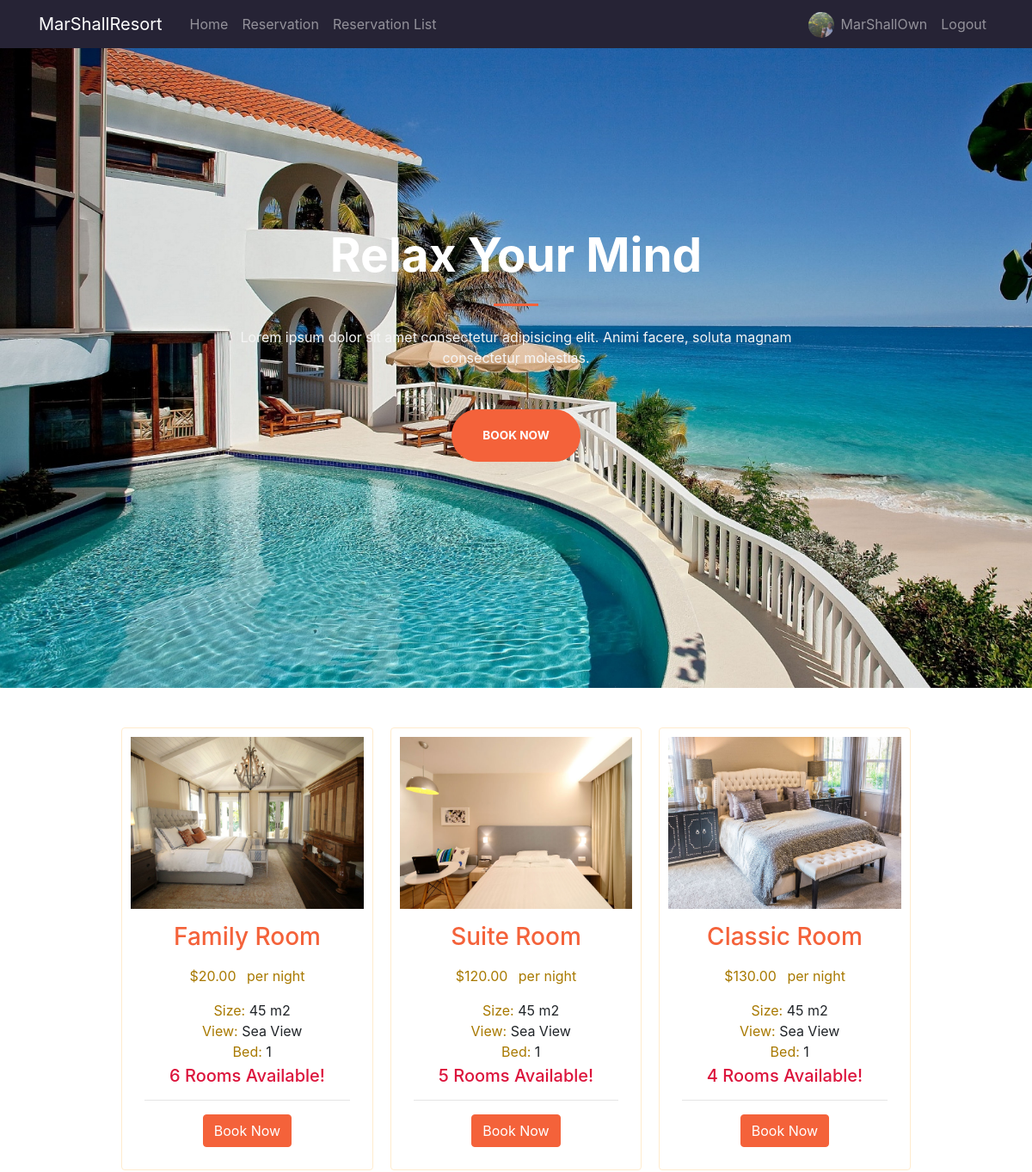
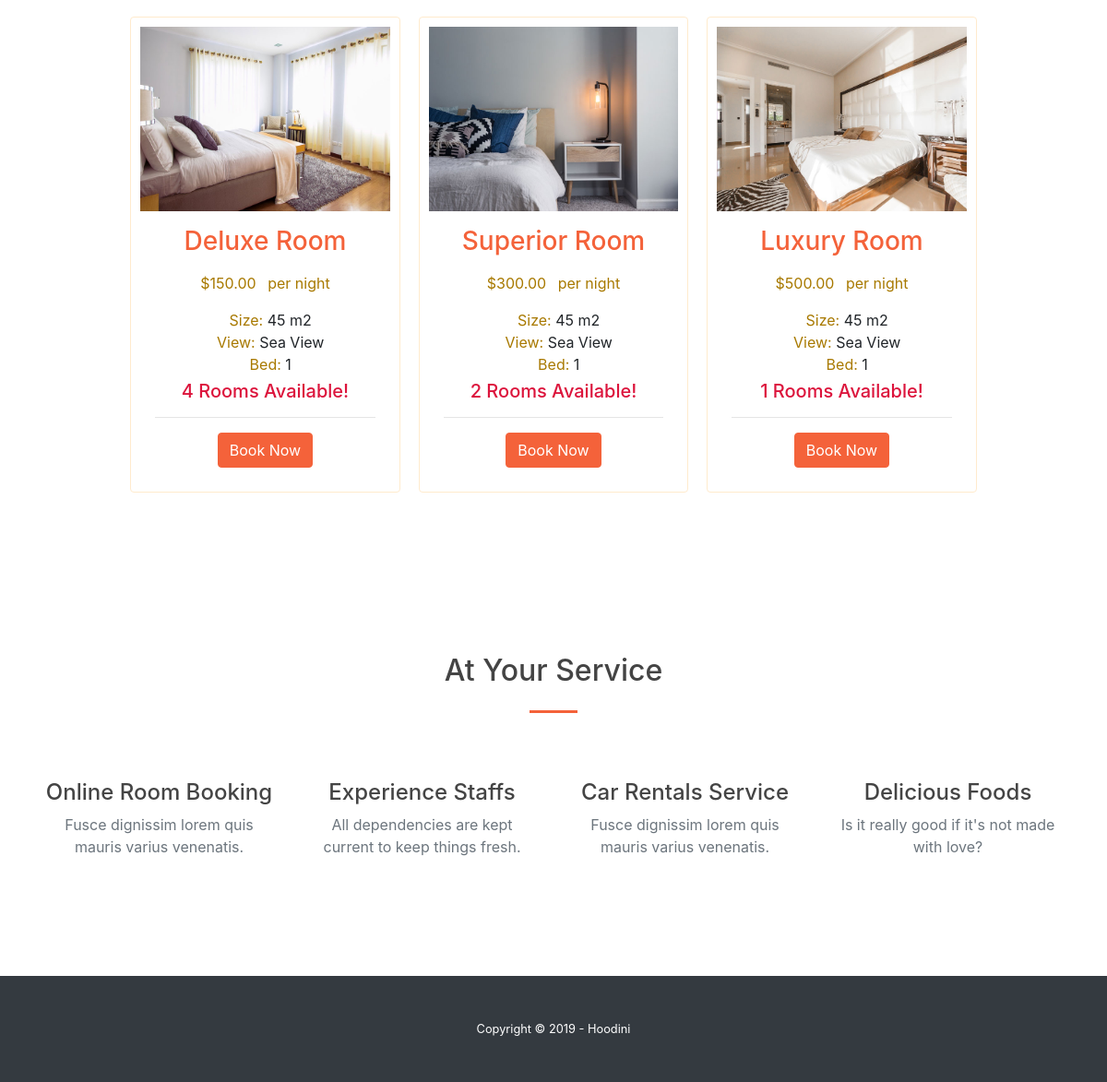
Screenshot of /home (signed in) with the database file from the repository (2 pictures, top to bottom).
### app/models.py (models this page shows, shortened)
class User(db.Model, UserMixin):
    id = db.Column(db.Integer,primary_key=True)
    username = db.Column(db.String(20), unique=True, nullable=False)
    email = db.Column(db.String(120), unique=True, nullable=False)
    image_file = db.Column(db.String(20), nullable=False, default='default.jpg')
    password = db.Column(db.String(60), nullable=False)
    role = db.Column(db.String(50))
    reservations = db.relationship('Reservation', backref='user',lazy=True)

class Room(db.Model):
    id = db.Column(db.Integer, primary_key=True)
    rname = db.Column(db.String(10), unique=True)
    number = db.Column(db.Integer, nullable = False)

### app/routes.py (the view)
@app.route("/")
@app.route("/home")
def home():
    rooms = Room.query.all()
    return render_template('home.html',rooms=rooms)

### app/models.py (called while the page is built)
@login_manager.user_loader
def load_user(user_id):
    return User.query.get(int(user_id))

### app/templates/home.html (shortened to what this page needs)
{%extends "layout.html" %}
{% block home %}
<head>
        <link type='text/css' href="{{url_for('static', filename='creative.css')}}" rel="stylesheet">
</head>
<header class='home'>
    <div class="container h-100">
      <div class="row h-100 align-items-center justify-content-center text-center">
        <div class="col-lg-10 align-self-end">
          <h1 style="font-size: 55px; color:white;" class=" text-grey font-weight-bold">Relax Your Mind</h1>
          <hr class="divider my-4">
        </div>
        <div class="col-lg-8 align-self-baseline">
          <p style="color: whitesmoke;" class="text-white-800 mb-5">Lorem ipsum dolor sit amet consectetur adipisicing elit. Animi facere, soluta magnam consectetur molestias.</p>
          <a class="btn btn-primary btn-xl js-scroll-trigger" href="{{ url_for('reservation') }}">BOOK NOW</a>
        </div>
      </div>
    </div>
  </header>
  <div style='margin: 3% 0%;'  class='row col-md-12 justify-content-center'>
      <div class="card col-md-3" style="height:100%;padding:10px;margin:10px;border: solid thin blanchedalmond">
          <img style="height: 200px; width: 100%;" class="img" src="{{ url_for('static', filename='home_img/room-2.jpg') }}">
          <div class="text p-3 text-center">
              <h3 style="color: #f4623a;" class="mb-3">Family Room</h3>
              <p><span class="price mr-2">$20.00</span> <span class="per">per night</span></p>
              <ul style="margin-right: 12%;margin-bottom: 2%; list-style-type: none;" class="list">
                  <li><span>Size:</span> 45 m2</li>
                  <li><span>View:</span> Sea View</li>
                  <li><span>Bed:</span> 1</li>
              </ul>
              <h5 style='color: #DC143C; text-transform: capitalize;'>{{rooms[1].number}} Rooms Available!</h5>
              <hr>
              {% if rooms[1].number != 0 %}
                <a href="{{ url_for('reservation', room='family') }}" class="btn btn-primary">Book Now</a>
              {% else %}
                <a class="btn btn-disabled">Not Available</a>
              {% endif %}
          </div>
    </div>
    <div class="card col-md-3" style="height:100%;padding:10px;margin:10px;border: solid thin blanchedalmond">
        <img style="height: 200px; width: 100%;" class="img" src="{{ url_for('static', filename='home_img/room-1.jpg') }}">
    <div class="text p-3 text-center">
        <h3 style="color: #f4623a;" class="mb-3">Suite Room</h3>
        <p><span class="price mr-2">$120.00</span> <span class="per">per night</span></p>
        <ul style="margin-right: 12%;margin-bottom: 2%; list-style-type: none;" class="list">
            <li><span>Size:</span> 45 m2</li>
            <li><span>View:</span> Sea View</li>
            <li><span>Bed:</span> 1</li>
        </ul>
        <h5 style='color: #DC143C; text-transform:capitalize;'>{{rooms[0].number}} Rooms Available!</h5>
        <hr>
        {% if rooms[0].number != 0 %}
          <a href="{{ url_for('reservation', room='suite') }}" class="btn btn-primary">Book Now</a>
        {% else %}
          <a class="btn btn-disabled">Not Available</a>
        {% endif %}
    </div>
  </div>
  <div class="card col-md-3" style="height:100%;padding:10px;margin:10px;border: solid thin blanchedalmond">
      <img style="height: 200px; width: 100%;" class="img" src="{{ url_for('static', filename='home_img/room-4.jpg') }}">
                  <div class="text p-3 text-center">
                      <h3 style="color: #f4623a;" class="mb-3">Classic Room</h3>
                      <p><span class="price mr-2">$130.00</span> <span class="per">per night</span></p>
                      <ul style="margin-right: 12%;margin-bottom: 2%; list-style-type: none;" class="list">
                          <li><span>Size:</span> 45 m2</li>
                          <li><span>View:</span> Sea View</li>
                          <li><span>Bed:</span> 1</li>
                      </ul>
                      <h5 style='color: #DC143C; text-transform: capitalize;'>{{rooms[3].number}} Rooms Available!</h5>
                      <hr>
                      {% if rooms[3].number != 0 %}
                        <a href="{{ url_for('reservation', room='classic') }}" class="btn btn-primary">Book Now</a>
                      {% else %}
                        <a class="btn btn-disabled">Not Available</a>
                      {% endif %}
                  </div>
  </div>
      <div class="card col-md-3" style="height:100%;padding:10px;margin:10px;border: solid thin blanchedalmond">
              <img style="height: 200px; width: 100%;" class="img" src="{{ url_for('static', filename='home_img/room-3.jpg') }}">
      <div class="text p-3 text-center">
          <h3 style="color: #f4623a;" class="mb-3">Deluxe Room</h3>
          <p><span class="price mr-2">$150.00</span> <span class="per">per night</span></p>
          <ul style="margin-right: 12%;margin-bottom: 2%; list-style-type: none;" class="list">
              <li><span>Size:</span> 45 m2</li>
              <li><span>View:</span> Sea View</li>
              <li><span>Bed:</span> 1</li>
          </ul>
          <h5 style='color: #DC143C; text-transform: capitalize;'>{{rooms[2].number}} Rooms Available!</h5>
          <hr>
          {% if rooms[2].number != 0 %}
            <a href="{{ url_for('reservation', room='deluxe') }}" class="btn btn-primary">Book Now</a>
          {% else %}
            <a class="btn btn-disabled">Not Available</a>
          {% endif %}
      </div>
</div>
<div class="card col-md-3" style="height:100%;padding:10px;margin:10px;border: solid thin blanchedalmond">
    <img style="height: 200px; width: 100%;" class="img" src="{{ url_for('static', filename='home_img/room-5.jpg') }}">
                <div class="text p-3 text-center">
                    <h3 style="color: #f4623a;" class="mb-3">Superior Room</h3>
                    <p><span class="price mr-2">$300.00</span> <span class="per">per night</span></p>
                    <ul style="margin-right: 12%;margin-bottom: 2%; list-style-type: none;" class="list">
                        <li><span>Size:</span> 45 m2</li>
                        <li><span>View:</span> Sea View</li>
                        <li><span>Bed:</span> 1</li>
                    </ul>
                    <h5 style='color: #DC143C; text-transform: capitalize;'>{{rooms[4].number}} Rooms Available!</h5>
                    <hr>
                    {% if rooms[4].number != 0 %}
                      <a href="{{ url_for('reservation', room='superior') }}" class="btn btn-primary">Book Now</a>
                    {% else %}
                      <a class="btn btn-disabled">Not Available</a>
                    {% endif %}
                </div>
</div>
<div class="card col-md-3" style="height:100%;padding:10px;margin:10px;border: solid thin blanchedalmond">
    <img style="height: 200px; width: 100%;" class="img" src="{{ url_for('static', filename='home_img/room-6.jpg') }}">
                <div class="text p-3 text-center">
                    <h3 style="color: #f4623a;" class="mb-3">Luxury Room</h3>
                    <p><span class="price mr-2">$500.00</span> <span class="per">per night</span></p>
                    <ul style="margin-right: 12%;margin-bottom: 2%; list-style-type: none;" class="list">
                        <li><span>Size:</span> 45 m2</li>
                        <li><span>View:</span> Sea View</li>
                        <li><span>Bed:</span> 1</li>
                    </ul>
                    <h5 style='color: #DC143C; text-transform: capitalize;'>{{rooms[5].number}} Rooms Available!</h5>
                    <hr>
                    {% if rooms[5].number != 0 %}
                      <a href="{{ url_for('reservation', room='luxury') }}" class="btn btn-primary">Book Now</a>
                    {% else %}
                      <a class="btn btn-disabled">Not Available</a>
                    {% endif %}
                </div>
</div>
</div>
  <section class="page-section" id="services">
    <div class="container">
      <h2 class="text-center mt-0">At Your Service</h2>
      <hr class="divider my-4">
      <div class="row">
        <div class="col-lg-3 col-md-6 text-center">
          <div class="mt-5">
            <h3 class="h4 mb-2">Online Room Booking</h3>
            <p class="text-muted mb-0">Fusce dignissim lorem quis mauris varius venenatis.</p>
          </div>
        </div>
        <div class="col-lg-3 col-md-6 text-center">
          <div class="mt-5">
            <h3 class="h4 mb-2">Experience Staffs</h3>
            <p class="text-muted mb-0">All dependencies are kept current to keep things fresh.</p>
          </div>
        </div>
        <div class="col-lg-3 col-md-6 text-center">
          <div class="mt-5">
            <h3 class="h4 mb-2">Car Rentals Service</h3>
            <p class="text-muted mb-0">Fusce dignissim lorem quis mauris varius venenatis.</p>
          </div>
        </div>
        <div class="col-lg-3 col-md-6 text-center">
          <div class="mt-5">
            <h3 class="h4 mb-2">Delicious Foods</h3>
            <p class="text-muted mb-0">Is it really good if it's not made with love?</p>
          </div>
        </div>
      </div>
    </div>
  </section>
  <footer  class="bg-dark py-5">
    <div class="container">
      <div class="small text-center text-muted"><span style="color: white;"> Copyright &copy; 2019 - Hoodini</span></div>
    </div>
  </footer>
{% endblock %}

### app/templates/layout.html (shortened to what this page needs)
<!DOCTYPE html>
<html lang="en">
<head>
    <link rel="stylesheet" href="https://stackpath.bootstrapcdn.com/bootstrap/4.3.1/css/bootstrap.min.css">
    <link type="text/css" rel="stylesheet" href=" {{url_for('static', filename='main.css')}} " />
</head>
<body>
        <header class="site-header">
                <nav class="navbar navbar-expand-md navbar-dark bg-steel fixed-top">
                    <div class="container">
                    <a class="navbar-brand mr-4" href="{{url_for('home')}}">MarShallResort</a>
                    <div class="collapse navbar-collapse" id="navbarToggle">
                        <div class="navbar-nav mr-auto">
                        <a class="nav-item nav-link" href="{{url_for('home')}}">Home</a>
                        <a class="nav-item nav-link" href="{{url_for('reservation')}}">Reservation</a>
                        {% if current_user.is_authenticated and current_user.role == 'Admin' %}
                        <a class="nav-item nav-link" href="{{url_for('reservation_list')}}">Reservation List</a>
                        {% endif %}
                        </div>
                        <div class="navbar-nav">
                            {% if current_user.is_authenticated %}
                            <div style='margin-right: 0vh;' class='row'>
                                <a href="{{url_for('account')}}" class='prof-img-a'><img style="margin:20% 2% 0 0; height: 30px; width:30px;" class="rounded-circle" src="{{ url_for('static', filename='profile_pics/' + current_user.image_file) }}"></a>
                                <a class="nav-item nav-link" href="{{url_for('account')}}">{{current_user.username}}</a>
                            </div>
                                <a class="nav-item nav-link" href="{{url_for('logout')}}">Logout</a>
                            {% else %}
                                <a class="nav-item nav-link" href="{{url_for('login')}}">Login</a>
                                <a class="nav-item nav-link" href="{{url_for('register')}}">Register</a>
                            {% endif %}
                        </div>
                    </div>
                    </div>
                </nav>
                </header>
                        {% block home %}{% endblock %}
</body>
</html>

### app/static/main.css (style rules this page uses)
body { background: #fafafa; color: #333333; margin-top: 5rem; }
h1, h2, h3, h4, h5, h6 { color: #444444; }
.bg-steel { background-color: #262335; }
.site-header .navbar-nav .nav-link { color: #cbd5db; }

### app/templates/home.html (style rules this page uses)
span { color: #a87900; }
.home { height:100vh; background-image: url('../static/background_img/background-home.jpg'); background-size: cover; }

### rows the page displays
User: image_file (picture), username "MarShallOwn"
Room: number "6"
Room: number "5"
Room: number "4"
Room: number "4"
Room: number "2"
Room: number "1"
